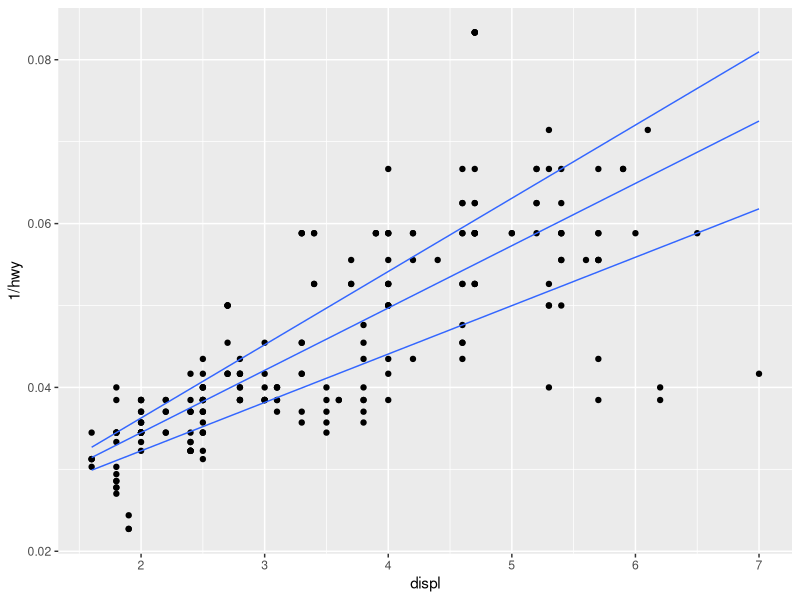
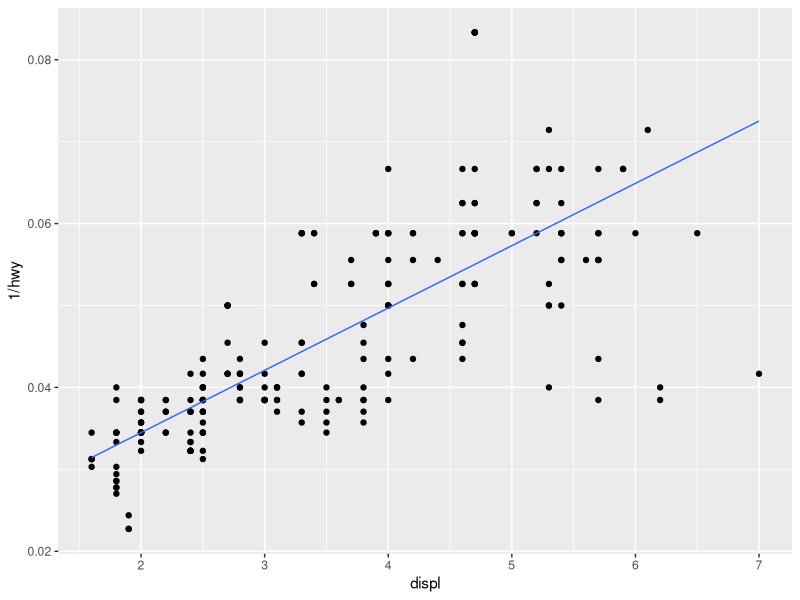
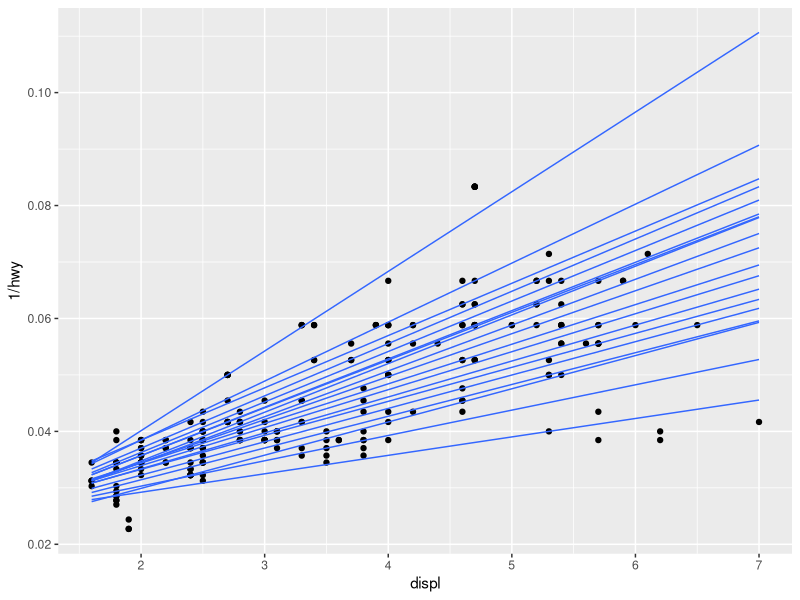
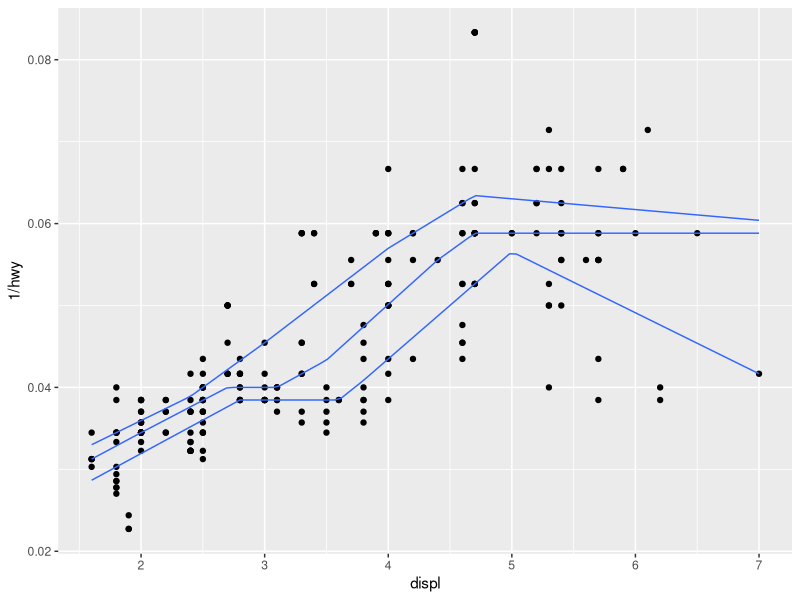
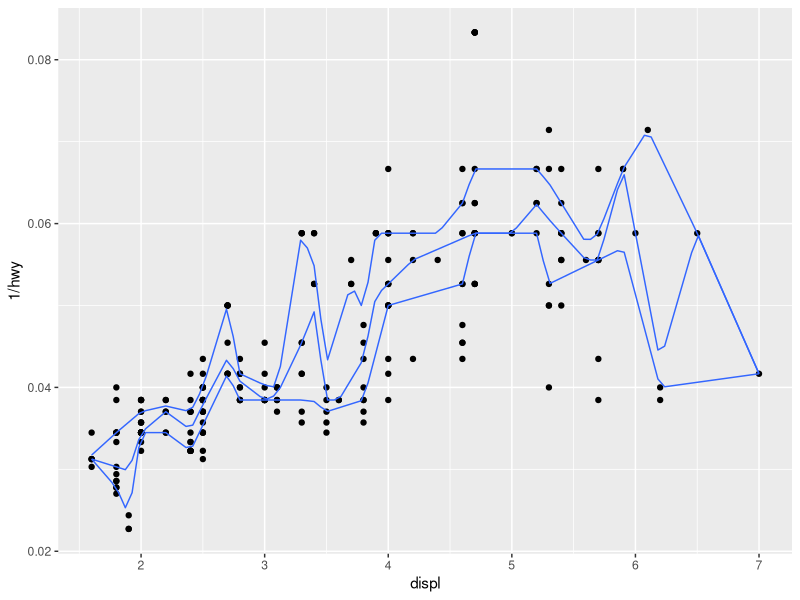
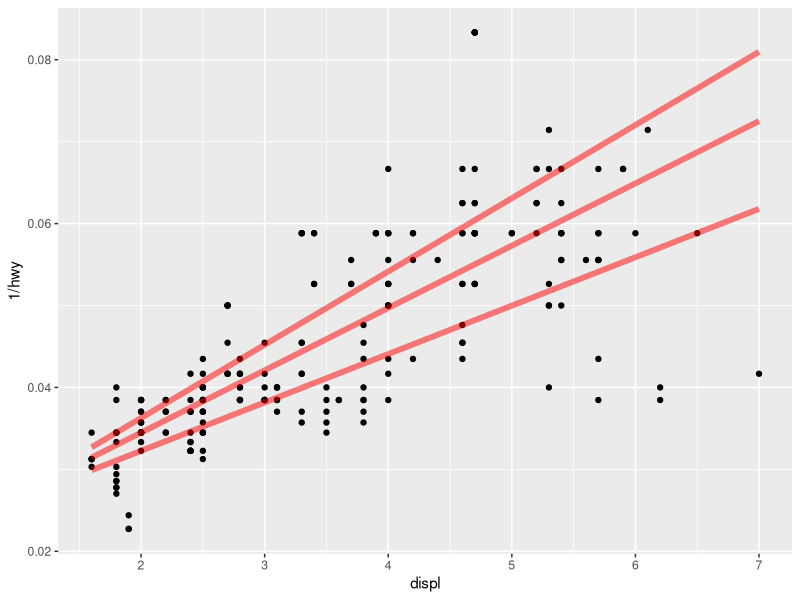

R code for these plots, in order:
library(ggplot2)


### Name: geom_quantile
### Title: Quantile regression
### Aliases: geom_quantile stat_quantile

### ** Examples

m <-
  ggplot(mpg, aes(displ, 1 / hwy)) +
  geom_point()
m + geom_quantile()
m + geom_quantile(quantiles = 0.5)
q10 <- seq(0.05, 0.95, by = 0.05)
m + geom_quantile(quantiles = q10)

# You can also use rqss to fit smooth quantiles
m + geom_quantile(method = "rqss")
# Note that rqss doesn't pick a smoothing constant automatically, so
# you'll need to tweak lambda yourself
m + geom_quantile(method = "rqss", lambda = 0.1)

# Set aesthetics to fixed value
m + geom_quantile(colour = "red", size = 2, alpha = 0.5)



